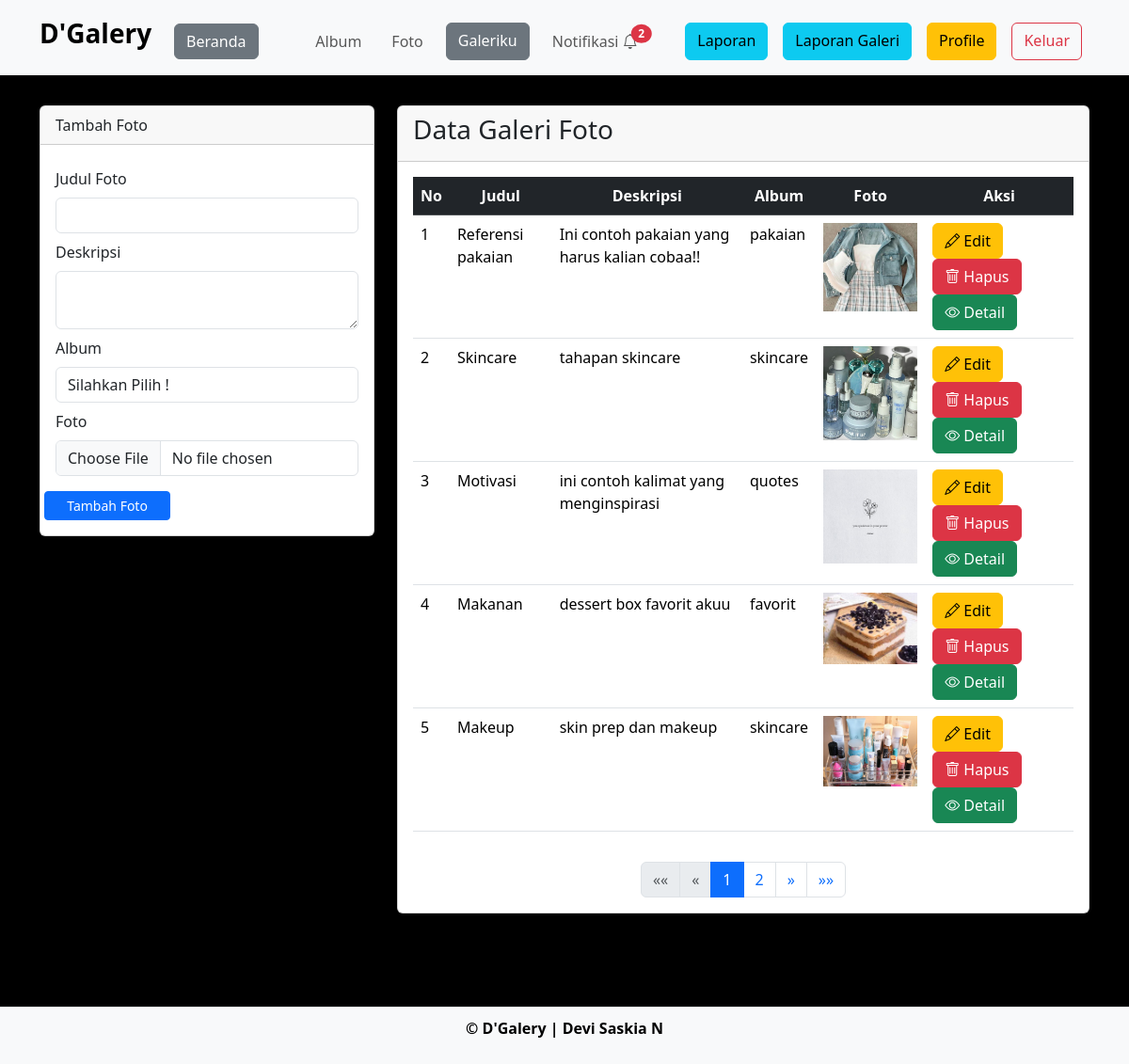
The app's page /akun/foto.php (signed in) with its own data.
### tables this page shows
CREATE TABLE `foto` (
  `foto_id` int(11) NOT NULL,
  `judul_foto` varchar(255) NOT NULL,
  `deskripsi_foto` text NOT NULL,
  `tanggal_unggah` date NOT NULL,
  `lokasi_file` varchar(255) NOT NULL,
  `album_id` int(11) NOT NULL,
  `user_id` int(11) NOT NULL
);

CREATE TABLE `album` (
  `album_id` int(11) NOT NULL,
  `nama_album` varchar(255) NOT NULL,
  `deskripsi` text NOT NULL,
  `tanggal_dibuat` date NOT NULL,
  `user_id` int(11) NOT NULL
);

### akun/foto.php (the view, shortened to what this page needs)
<?php
include '../c/koneksi.php';
$user_id = $_SESSION['user_id'];
$notif_count_query = mysqli_query($koneksi, "SELECT COUNT(*) as unread_count FROM notifikasi WHERE user_id = '$user_id' AND status = 'unread'");
$notif_count_result = mysqli_fetch_assoc($notif_count_query);
$unread_count = $notif_count_result['unread_count'];
$limit = 5;
$page = isset($_GET['page']) ? (int)$_GET['page'] : 1;
$offset = ($page - 1) * $limit;
$total_query = mysqli_query($koneksi, "SELECT COUNT(*) as total FROM foto WHERE user_id='$user_id'");
$total_result = mysqli_fetch_assoc($total_query);
$total_records = $total_result['total'];
$total_pages = ceil($total_records / $limit);
$sql = mysqli_query($koneksi, "SELECT foto.*, album.nama_album FROM foto
                                JOIN album ON foto.album_id = album.album_id
                                WHERE foto.user_id='$user_id' LIMIT $limit OFFSET $offset");
?>
<!DOCTYPE html>
<html lang="en">
<head>
    <link rel="stylesheet" href="../assets/css/bootstrap.min.css">
    <link href="https://cdn.jsdelivr.net/npm/bootstrap-icons/font/bootstrap-icons.css" rel="stylesheet">
    <link href="assets/icons/bootstrap-icons/font/bootstrap-icons.css" rel="stylesheet">
</head>
<body class="bg-black">
<nav class="navbar navbar-expand-lg bg-body-tertiary">
    <div class="container">
        <a class="navbar-brand" href="index.php">
            <h3><strong>D'Galery</strong></h3>
        </a>
        <div class="collapse navbar-collapse mt-2" id="navbarNavAltMarkup">
            <div class="navbar-nav me-auto">
                <a href="index.php" class="btn btn-secondary m-2">Beranda</a>
            </div>
            <div class="navbar-nav ms-auto">
                <a href="album.php" class="nav-link m-2">Album</a>
                <a href="foto.php" class="nav-link m-2">Foto</a>
                <a href="galeri.php" class="btn btn-secondary m-2">Galeriku</a>
                <a href="notifikasi.php" class="nav-link m-2 position-relative">
                    Notifikasi <i class="bi bi-bell"></i>
                    <?php if ($unread_count > 0) { ?>
                        <span class="top-0 start-100 translate-middle badge rounded-circle bg-danger w-auto h-auto">
                            <?php echo $unread_count; ?>
                        </span>
                    <?php } ?>
                </a>
                <a href="laporan.php" class="btn btn-info m-2">Laporan</a>
                <a href="data_laporan.php" class="btn btn-info m-2">Laporan Galeri</a>
                <a href="profile.php" class="btn btn-warning m-2">Profile</a>
                <a href="../c/aksi_logout.php" class="btn btn-outline-danger m-2">Keluar</a>
            </div>
        </div>
    </div>
</nav>
<div class="container mt-4 mb-5">
    <div class="row">
        <div class="col-md-4">
            <div class="card mt-2">
                <div class="card-header">Tambah Foto</div>
                <div class="card-body">
                    <form action="../c/aksi_foto.php" method="post" enctype="multipart/form-data">
                        <label class="form-label mt-2">Judul Foto</label>
                        <input type="text" name="judul_foto" class="form-control" id="" required>
                        <label class="form-label mt-2">Deskripsi</label>
                        <textarea type="text" class="form-control" name="deskripsi_foto" id="" required></textarea>
                        <label class="form-label mt-2">Album</label>
                        <select class="form-control" name="album_id" id="album" required>
                            <option value="" disabled selected>Silahkan Pilih !</option>
                        </select>
                        <label class="form-label mt-2">Foto</label>
                        <input type="file" name="lokasi_file" class="form-control" id="" required>
                        <div class="row col-5">
                            <button type="submit" class="btn btn-primary btn-sm mt-3" name="tambah">Tambah Foto</button>
                        </div>
                    </form>
                </div>
            </div>
        </div>
        <div class="col-md-8">
            <div class="card mt-2">
                <div class="card-header">
                    <h3>Data Galeri Foto</h3>
                </div>
                <div class="card-body">
                    <div class="table-responsive">
                        <table class="table overflow-auto">
                            <thead class="table-dark" align="center">
                                <tr>
                                    <th>No</th>
                                    <th>Judul</th>
                                    <th>Deskripsi</th>
                                    <th>Album</th>
                                    <th>Foto</th>
                                    <th>Aksi</th>
                                </tr>
                            </thead>
                            <tbody>
                                <?php
                                $no = 1;
                                while ($data = mysqli_fetch_array($sql)) {
                                    ?>
                                    <tr>
                                        <td><?= $no++ ?></td>
                                        <td><?php echo $data['judul_foto']; ?></td>
                                        <td><?php echo $data['deskripsi_foto']; ?></td>
                                        <td><?php echo $data['nama_album']; ?></td>
                                        <td><img src="../assets/img/<?php echo $data['lokasi_file']; ?>" alt="" width="100px"></td>
                                        <td>
                                                <button type="button" class="btn btn-warning" data-bs-toggle="modal" data-bs-target="#edit<?php echo $data['foto_id']; ?>"> <i class="bi bi-pencil"></i> Edit</button>
                                        <button type="button" class="btn btn-danger" data-bs-toggle="modal"
                                            data-bs-target="#hapus<?php echo $data['foto_id']; ?>"><i class="bi bi-trash"></i> Hapus</button>
                                        <button type="button" class="btn btn-success" data-bs-toggle="modal"
                                            data-bs-target="#detail<?php echo $data['foto_id']; ?>"><i class="bi bi-eye"></i> Detail</button>
                                    </td>
                                    </tr>
                                <?php
                                }
                                ?>
                            </tbody>
                        </table>
                    </div>
                </div>
                <nav aria-label="Page navigation example">
                    <ul class="pagination justify-content-center">
                        <li class="page-item <?= $page <= 1 ? 'disabled' : '' ?>">
                            <a class="page-link" href="?page=1" aria-label="First">
                                <span aria-hidden="true">&laquo;&laquo;</span>
                            </a>
                        </li>
                        <li class="page-item <?= $page <= 1 ? 'disabled' : '' ?>">
                            <a class="page-link" href="?page=<?= $page - 1 ?>" aria-label="Previous">
                                <span aria-hidden="true">&laquo;</span>
                            </a>
                        </li>
                        <?php for ($i = 1; $i <= $total_pages; $i++) { ?>
                            <li class="page-item <?= $i == $page ? 'active' : '' ?>">
                                <a class="page-link" href="?page=<?= $i ?>"><?= $i ?></a>
                            </li>
                        <?php } ?>
                        <li class="page-item <?= $page >= $total_pages ? 'disabled' : '' ?>">
                            <a class="page-link" href="?page=<?= $page + 1 ?>" aria-label="Next">
                                <span aria-hidden="true">&raquo;</span>
                            </a>
                        </li>
                        <li class="page-item <?= $page >= $total_pages ? 'disabled' : '' ?>">
                            <a class="page-link" href="?page=<?= $total_pages ?>" aria-label="Last">
                                <span aria-hidden="true">&raquo;&raquo;</span>
                            </a>
                        </li>
                    </ul>
                </nav>
            </div>
        </div>
    </div>
</div>
<footer class="bg-light text-black d-flex justify-content-center border-top mt-3 br-light fixed-bottom">
    <p><strong>&copy; D'Galery | Devi Saskia N</strong></p>
</footer>
</body>
</html>

### akun/foto.php (style rules this page uses)
body { margin-bottom: 160px; }
footer { background-color: #f8f9fa; text-align: center; padding: 10px 0; border-top: 1px solid #ddd; }

### records on screen
foto: judul_foto "Referensi pakaian", deskripsi_foto "Ini contoh pakaian yang harus kalian cobaa!!", album.nama_album "pakaian", lokasi_file (picture)
foto: judul_foto "Skincare", deskripsi_foto "tahapan skincare", album.nama_album "skincare", lokasi_file (picture)
foto: judul_foto "Motivasi", deskripsi_foto "ini contoh kalimat yang menginspirasi", album.nama_album "quotes", lokasi_file (picture)
foto: judul_foto "Makanan", deskripsi_foto "dessert box favorit akuu", album.nama_album "favorit", lokasi_file (picture)
foto: judul_foto "Makeup", deskripsi_foto "skin prep dan makeup", album.nama_album "skincare", lokasi_file (picture)

### other values on screen
$unread_count "2"
